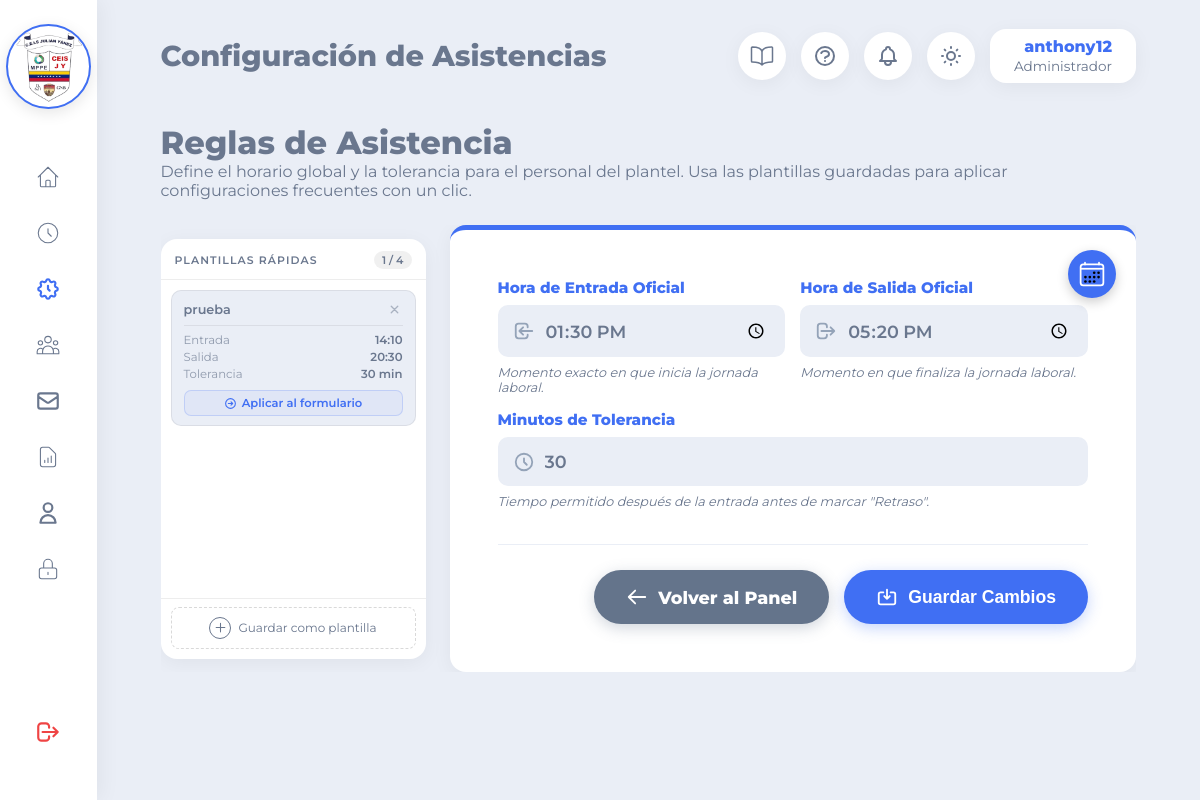
The page /vistas/configuracionAsistencia.php (signed in) on the database as committed earlier.
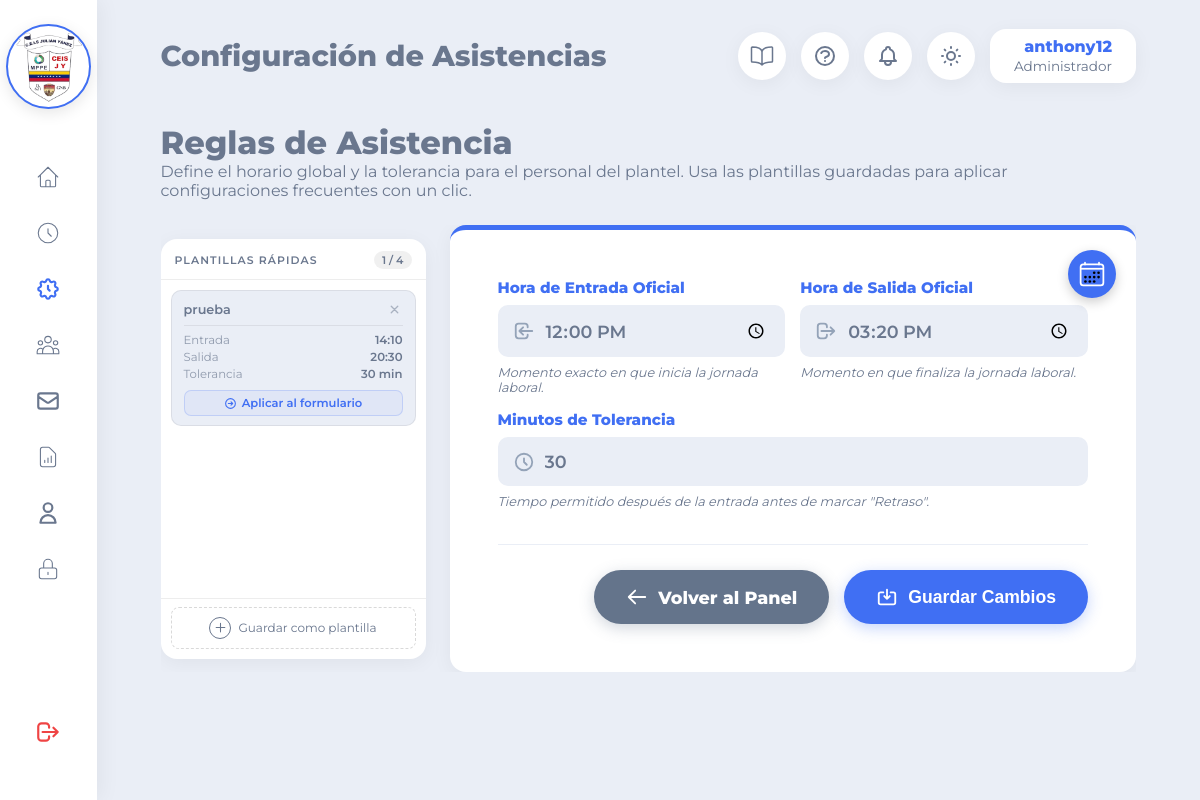
The same page on the database as committed later.
### tables this page shows
CREATE TABLE `configuraciones_preestablecidas` (
  `id_preestablecida` int(11) NOT NULL AUTO_INCREMENT,
  `nombre` varchar(60) NOT NULL,
  `hora_entrada` time NOT NULL,
  `hora_salida` time NOT NULL,
  `minutos_tolerancia` tinyint(4) NOT NULL DEFAULT 0,
  `es_activa` tinyint(1) NOT NULL DEFAULT 0,
  `id_usuario_creador` int(11) NOT NULL,
  `fecha_creacion` datetime NOT NULL DEFAULT current_timestamp(),
  `fecha_actualizacion` datetime NOT NULL DEFAULT current_timestamp() ON UPDATE current_timestamp(),
  PRIMARY KEY (`id_preestablecida`),
  KEY `idx_usuario_creador` (`id_usuario_creador`)
);

CREATE TABLE `configuracion` (
  `id_config` int(11) NOT NULL AUTO_INCREMENT,
  `hora_entrada_general` time NOT NULL DEFAULT '07:00:00',
  `hora_salida_general` time NOT NULL DEFAULT '13:00:00',
  `minutos_tolerancia` int(11) NOT NULL DEFAULT 15,
  PRIMARY KEY (`id_config`)
);

### vistas/ConfiguracionAsistencia.php (the view, shortened to what the rows shown need)
<?php
require_once '../configuracion/conexion.php';
try {
    $stmt = $conexion->prepare("SELECT * FROM configuracion WHERE id_config = 1");
    $stmt->execute();
    $config = $stmt->fetch(PDO::FETCH_ASSOC);
} catch (PDOException $e) {
    $config = [
        'hora_entrada_general' => '07:00',
        'hora_salida_general'  => '13:00',
        'minutos_tolerancia'   => 15,
    ];
}
$preestablecidas       = [];
try {
    $stmtPre = $conexion->prepare(
        "SELECT * FROM configuraciones_preestablecidas ORDER BY fecha_creacion ASC LIMIT 4"
    );
    $stmtPre->execute();
    $preestablecidas       = $stmtPre->fetchAll(PDO::FETCH_ASSOC);
} catch (PDOException $e) {
}
?>
<!DOCTYPE html>
<html lang="es" data-theme="light">
<head>
    <link rel="stylesheet" href="../recursos/css/principal.css?v=<?php echo time(); ?>">
    <link rel="stylesheet" href="../recursos/css/guia_dinamica.css?v=<?php echo time(); ?>">
</head>
<body>
    <div class="contenedor-principal">
        <main class="contenido">
            <h1>Reglas de Asistencia</h1>
            <div class="contenido-configuracion">
                <div class="panel-plantillas" id="panelPlantillas">
                    <div class="panel-plantillas-lista" id="listaPlantillas">
                    <?php if (empty($preestablecidas)): ?>
                        <p class="estado-vacio-plantillas">
                            Sin plantillas aún. Configura un horario en el formulario y guárdalo
                            como plantilla para acceder a él con un clic.
                        </p>
                    <?php else: ?>
                        <?php foreach ($preestablecidas as $pre): ?>
                            <div class="tarjeta-preestablecida <?php echo $pre['es_activa'] ? 'es-activa' : ''; ?>"
                                 data-id="<?php echo $pre['id_preestablecida']; ?>"
                                 id="tarjeta-<?php echo $pre['id_preestablecida']; ?>">
                                <div class="cabecera-tarjeta">
                                    <span class="nombre-preestablecida"
                                          title="Doble clic para renombrar"
                                          ondblclick="activarEdicionNombre(this, <?php echo $pre['id_preestablecida']; ?>)">
                                        <?php echo htmlspecialchars($pre['nombre']); ?>
                                    </span>
                                    <button class="btn-eliminar-tarjeta"
                                            title="Eliminar esta plantilla"
                                            onclick="confirmarEliminarTarjeta(
                                                <?php echo $pre['id_preestablecida']; ?>,
                                                '<?php echo htmlspecialchars(addslashes($pre['nombre'])); ?>'
                                            )">
                                        <svg xmlns="http://www.w3.org/2000/svg" width="13" height="13" fill="none" viewBox="0 0 24 24" stroke="currentColor">
                                            <path stroke-linecap="round" stroke-linejoin="round" stroke-width="2.5" d="M6 18L18 6M6 6l12 12"/>
                                        </svg>
                                    </button>
                                </div>
                                <hr class="separador-tarjeta">
                                <table class="tabla-horario">
                                    <tr>
                                        <td class="etiqueta">Entrada</td>
                                        <td class="valor"><?php echo date('H:i', strtotime($pre['hora_entrada'])); ?></td>
                                    </tr>
                                    <tr>
                                        <td class="etiqueta">Salida</td>
                                        <td class="valor"><?php echo date('H:i', strtotime($pre['hora_salida'])); ?></td>
                                    </tr>
                                    <tr>
                                        <td class="etiqueta">Tolerancia</td>
                                        <td class="valor"><?php echo $pre['minutos_tolerancia']; ?> min</td>
                                    </tr>
                                </table>
                                <button class="btn-aplicar-preestablecida"
                                        onclick="confirmarAplicarPlantilla(
                                            <?php echo $pre['id_preestablecida']; ?>,
                                            '<?php echo htmlspecialchars(addslashes($pre['nombre'])); ?>',
                                            '<?php echo date('H:i', strtotime($pre['hora_entrada'])); ?>',
                                            '<?php echo date('H:i', strtotime($pre['hora_salida'])); ?>',
                                            <?php echo $pre['minutos_tolerancia']; ?>
                                        )">
                                    <svg xmlns="http://www.w3.org/2000/svg" width="13" height="13" fill="none" viewBox="0 0 24 24" stroke="currentColor">
                                        <path stroke-linecap="round" stroke-linejoin="round" stroke-width="2" d="M13 9l3 3m0 0l-3 3m3-3H8m13 0a9 9 0 11-18 0 9 9 0 0118 0z"/>
                                    </svg>
                                    Aplicar al formulario
                                </button>
                            </div>
                        <?php endforeach; ?>
                    <?php endif; ?>
                    </div>
                </div>
                <div class="tarjeta-formulario-config" style="position: relative;">
                    <form id="formConfiguracion"
                          action="../controladores/ControladorConfiguracion.php"
                          method="POST">
                        <div class="grid-formulario">
                            <div class="grupo-input">
                                <div class="input-con-icono">
                                    <svg xmlns="http://www.w3.org/2000/svg" fill="none" viewBox="0 0 24 24" stroke="currentColor">
                                        <path stroke-linecap="round" stroke-linejoin="round" stroke-width="2" d="M11 16l-4-4m0 0l4-4m-4 4h14m-5 4v1a3 3 0 01-3 3H6a3 3 0 01-3-3V7a3 3 0 013-3h7a3 3 0 013 3v1"/>
                                    </svg>
                                    <input type="time"
                                           id="hora_entrada"
                                           name="hora_entrada"
                                           value="<?php echo date('H:i', strtotime($config['hora_entrada_general'])); ?>"
                                           required>
                                </div>
                            </div>
                            <div class="grupo-input">
                                <div class="input-con-icono">
                                    <svg xmlns="http://www.w3.org/2000/svg" fill="none" viewBox="0 0 24 24" stroke="currentColor">
                                        <path stroke-linecap="round" stroke-linejoin="round" stroke-width="2" d="M17 16l4-4m0 0l-4-4m4 4H7m6 4v1a3 3 0 01-3 3H6a3 3 0 01-3-3V7a3 3 0 013-3h4a3 3 0 013 3v1"/>
                                    </svg>
                                    <input type="time"
                                           id="hora_salida"
                                           name="hora_salida"
                                           value="<?php echo date('H:i', strtotime($config['hora_salida_general'])); ?>"
                                           required>
                                </div>
                            </div>
                            <div class="grupo-input campo-completo">
                                <div class="input-con-icono">
                                    <svg xmlns="http://www.w3.org/2000/svg" fill="none" viewBox="0 0 24 24" stroke="currentColor">
                                        <path stroke-linecap="round" stroke-linejoin="round" stroke-width="2" d="M12 8v4l3 3m6-3a9 9 0 11-18 0 9 9 0 0118 0z"/>
                                    </svg>
                                    <input type="number"
                                           id="minutos_tolerancia"
                                           name="minutos_tolerancia"
                                           value="<?php echo $config['minutos_tolerancia']; ?>"
                                           min="0"
                                           max="120"
                                           required>
                                </div>
                            </div>
                        </div>
                    </form>
                </div>
            </div>
        </main>
    </div>
</body>
</html>

Rows that differ between the two databases and show on the page:
changed configuracion: hora_entrada "13:30" → "12:00"; hora_salida "17:20" → "15:20"
